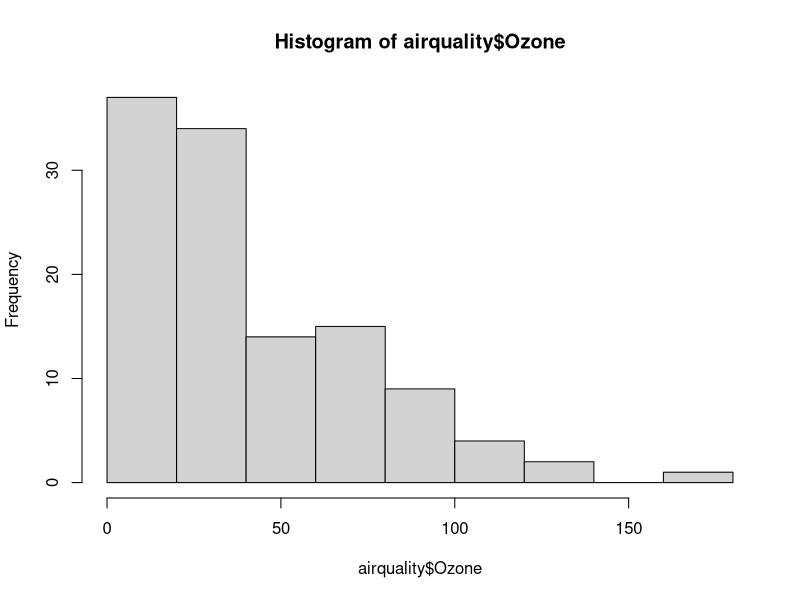
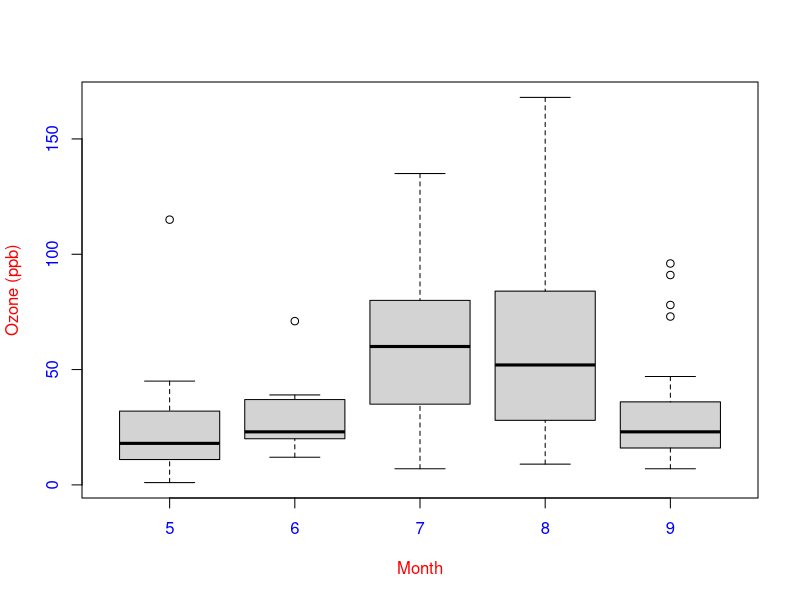
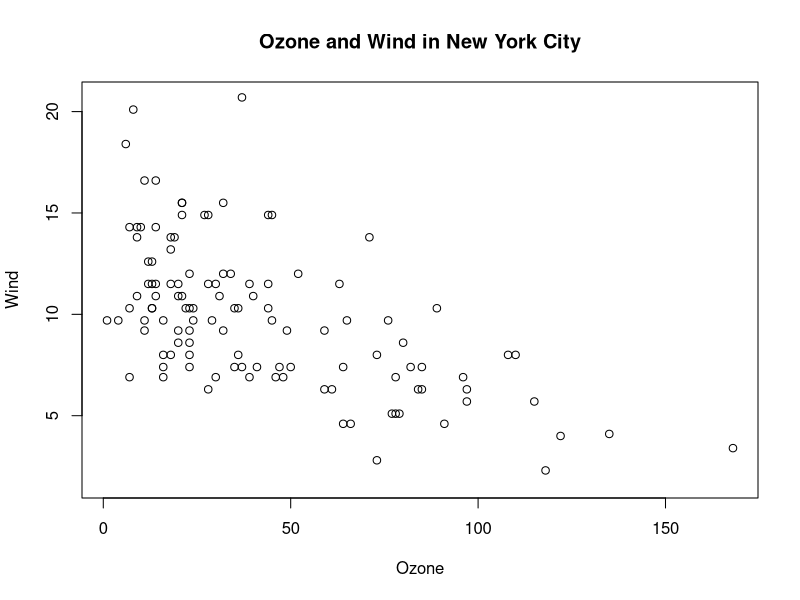
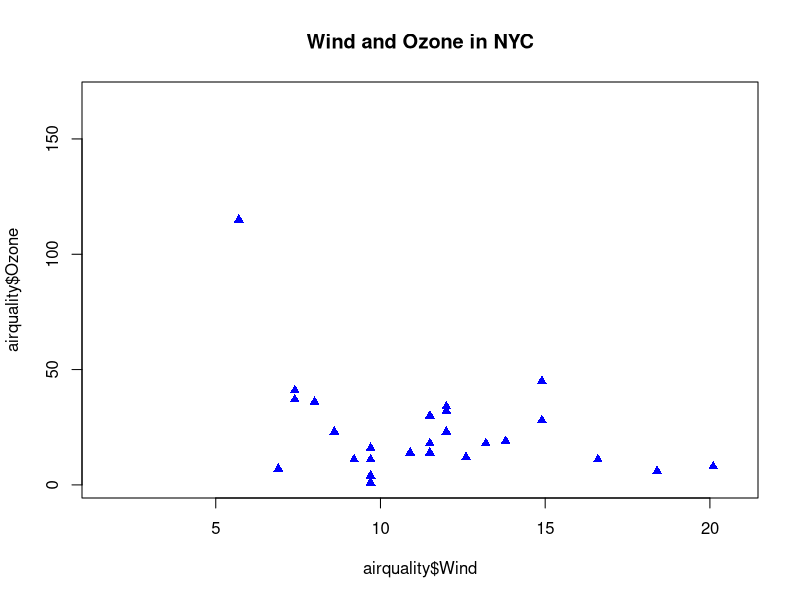

Reproduce these figures in R, in order. (Note: this script raises an error after producing the figures.)
hist(airquality$Ozone)
table(airquality$Month)
boxplot(Ozone~Month, airquality, xlab="Month", ylab="Ozone (ppb)",col.axis="blue",col.lab="red") 

with(airquality,plot(Ozone,Wind))
title(main="Ozone and Wind in New York City")

par()  #par("pin") Plot dimensions in inches
#par("fg") Background color
#par("pch") The plot character default is the open circle, but it "can either be a single character or an integer code for one of a set
#| of graphics symbols." by default is 1, 
#par("lty") line type
#These include las (the orientation of the axis labels on the plot), bg (background color), mar (margin size),
#| oma (outer margin size), mfrow and mfcol (number of plots per row, column)


plot(airquality$Wind, type="n",airquality$Ozone) 
#type set equal to "n". This tells R to set up the plot but not to put the data in| it.
title(main="Wind and Ozone in NYC")
may <- subset(airquality,Month==5)
points(may$Wind,may$Ozone,col="blue",pch=17)  # add points into the plot
points(notmay$Wind,notmay$Ozone,col="red",pch=8)
legend("topright",pch=c(17,8),col=c("blue","red"),legend=c("May","Other Months"))
abline(v=median(airquality$Wind),lty=2,lwd=2)


par(mfrow=c(1,2))#set up the plot window for two plots side by sid
plot(airquality$Wind, airquality$Ozone, main = "Ozone and Wind")
plot(airquality$Wind, airquality$Solar.R, main = "Ozone and Solar Radiation")

par(mfrow = c(1, 3), mar = c(4, 4, 2, 1), oma = c(0, 0, 2, 0))#set up 3 plots
plot(airquality$Wind, airquality$Ozone, main = "Ozone and Wind")
plot(airquality$Solar.R, airquality$Ozone, main = "Ozone and Solar Radiation")
plot(airquality$Temp, airquality$Ozone, main = "Ozone and Temperature")
mtext("Ozone and Weather in New York City", outer = TRUE) #put a main title


#graphic devices system

with(faithful,plot(eruptions,waiting))
title(main= "Old Faithful Geyser data")
dev.cur()

#create a plot in pdf device and save the file in W/D
pdf(file="myplot.pdf")
with(faithful,plot(eruptions,waiting))
title(main= "Old Faithful Geyser data")
dev.off()

#Vector formats are good for line drawings and plots
#| with solid colors using a modest number of points, while bitmap formats are good for plots with
#| a large number of points, natural scenes or web-based plots.

with(faithful,plot(eruptions,waiting))
title(main= "Old Faithful Geyser data")
dev.copy(png, file = "geyserplot.png")
dev.off()


